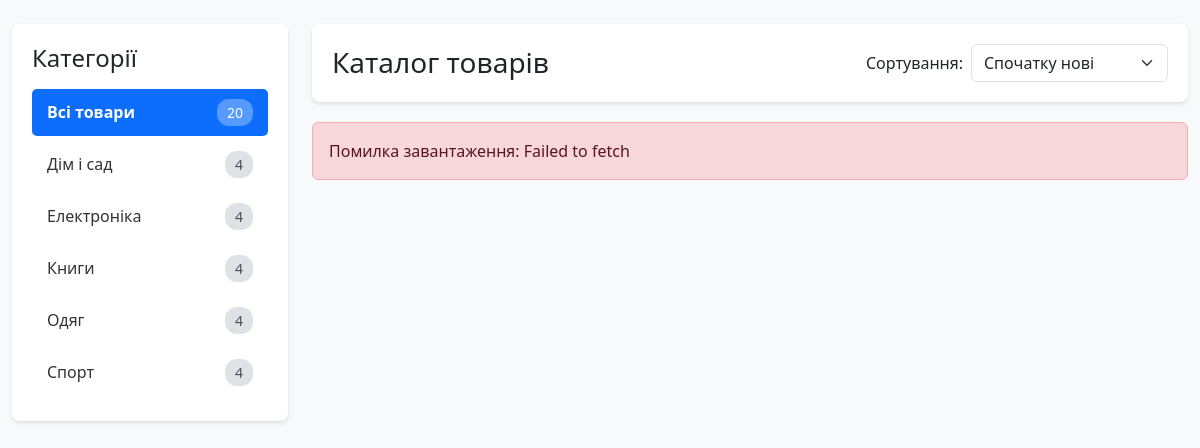
The page / on the database its author committed.
### tables this page shows
CREATE TABLE IF NOT EXISTS categories (
    id INT PRIMARY KEY AUTO_INCREMENT,
    name VARCHAR(255) NOT NULL,
    created_at TIMESTAMP DEFAULT CURRENT_TIMESTAMP
);

### config/database.php (called while the page is built)
<?php
return [
    'host' => 'localhost',
    'dbname' => 'solomono_catalog',
    'user' => 'root',
    'password' => '',
    'charset' => 'utf8mb4'
];

### classes/Database.php (called while the page is built, shortened)
<?php
class Database
{
    private static $instance = null;
    private $pdo;
    private function __construct()
    {
        $config = require __DIR__ . '/../config/database.php';
        $dsn = sprintf(
            "mysql:host=%s;dbname=%s;charset=%s",
            $config['host'],
            $config['dbname'],
            $config['charset']
        );
        $options = [
            PDO::ATTR_ERRMODE => PDO::ERRMODE_EXCEPTION,
            PDO::ATTR_DEFAULT_FETCH_MODE => PDO::FETCH_ASSOC,
            PDO::ATTR_EMULATE_PREPARES => false,
        ];
        try {
            $this->pdo = new PDO($dsn, $config['user'], $config['password'], $options);
        } catch (PDOException $e) {
            throw new Exception("Database connection failed: " . $e->getMessage());
        }
    }
    public static function getInstance()
    {
        if (self::$instance === null) {
            self::$instance = new self();
        }
        return self::$instance;
    }
    public function query($sql, $params = [])
    {
        $stmt = $this->pdo->prepare($sql);
        $stmt->execute($params);
        return $stmt->fetchAll();
    }
}

### classes/Category.php (called while the page is built, shortened)
<?php
require_once __DIR__ . '/Database.php';
class Category
{
    private $db;
    public function __construct()
    {
        $this->db = Database::getInstance();
    }
    public function getAllWithCount()
    {
        $sql = "
            SELECT
                c.id,
                c.name,
                COUNT(p.id) as product_count
            FROM categories c
            LEFT JOIN products p ON c.id = p.category_id
            GROUP BY c.id, c.name
            ORDER BY c.name
        ";
        return $this->db->query($sql);
    }
}

### index.php (the view, shortened to what this page needs)
<?php
require_once __DIR__ . '/classes/Category.php';
$categoryModel = new Category();
$categories = $categoryModel->getAllWithCount();
?>
<!DOCTYPE html>
<html lang="uk">
<head>
    <link href="https://cdn.jsdelivr.net/npm/bootstrap@5.3.0/dist/css/bootstrap.min.css" rel="stylesheet">
</head>
<body>
    <div class="container-fluid py-4">
        <div class="row">
            <div class="col-md-3">
                <div class="sidebar">
                    <h4 class="mb-3">Категорії</h4>
                    <a href="#" class="category-item" data-category-id="all">
                        <span>Всі товари</span>
                        <span class="category-badge">
                            <?php
                            $total = array_sum(array_column($categories, 'product_count'));
                            echo $total;
                            ?>
                        </span>
                    </a>
                    <?php foreach ($categories as $category): ?>
                        <a href="#" class="category-item" data-category-id="<?= $category['id'] ?>">
                            <span><?= htmlspecialchars($category['name']) ?></span>
                            <span class="category-badge"><?= $category['product_count'] ?></span>
                        </a>
                    <?php endforeach; ?>
                </div>
            </div>
            <div class="col-md-9">
                <div class="controls-panel">
                    <div class="row align-items-center">
                        <div class="col-md-6">
                            <h3 class="mb-0">Каталог товарів</h3>
                        </div>
                        <div class="col-md-6">
                            <div class="d-flex align-items-center justify-content-end">
                                <label for="sortSelect" class="me-2 mb-0">Сортування:</label>
                                <select id="sortSelect" class="form-select" style="width: auto;">
                                    <option value="date_desc">Спочатку нові</option>
                                </select>
                            </div>
                        </div>
                    </div>
                </div>
                <div id="productsContainer">
                </div>
            </div>
        </div>
    </div>
</body>
</html>

### index.php (style rules this page uses)
body { background-color: #f8f9fa; }
.sidebar { background: white; border-radius: 8px; box-shadow: 0 2px 4px rgba(0,0,0,0.1); padding: 20px; position: sticky; top: 20px; }
.category-item { display: flex; justify-content: space-between; align-items: center; padding: 10px 15px; margin-bottom: 5px; border-radius: 5px; cursor: pointer; text-decoration: none; color: #333; transition: all 0.2s; }
.category-item.active { background-color: #0d6efd; color: white; }
.category-badge { background-color: #dee2e6; color: #495057; padding: 3px 10px; border-radius: 12px; font-size: 0.875rem; font-weight: 500; }
.category-item.active .category-badge { background-color: rgba(255, 255, 255, 0.3); color: white; }
.controls-panel { background: white; border-radius: 8px; box-shadow: 0 2px 4px rgba(0,0,0,0.1); padding: 20px; margin-bottom: 20px; }

### rows shown on the page
categories: name "Дім і сад", product_count "4"
categories: name "Електроніка", product_count "4"
categories: name "Книги", product_count "4"
categories: name "Одяг", product_count "4"
categories: name "Спорт", product_count "4"

### other values the page prints
$total "20"
